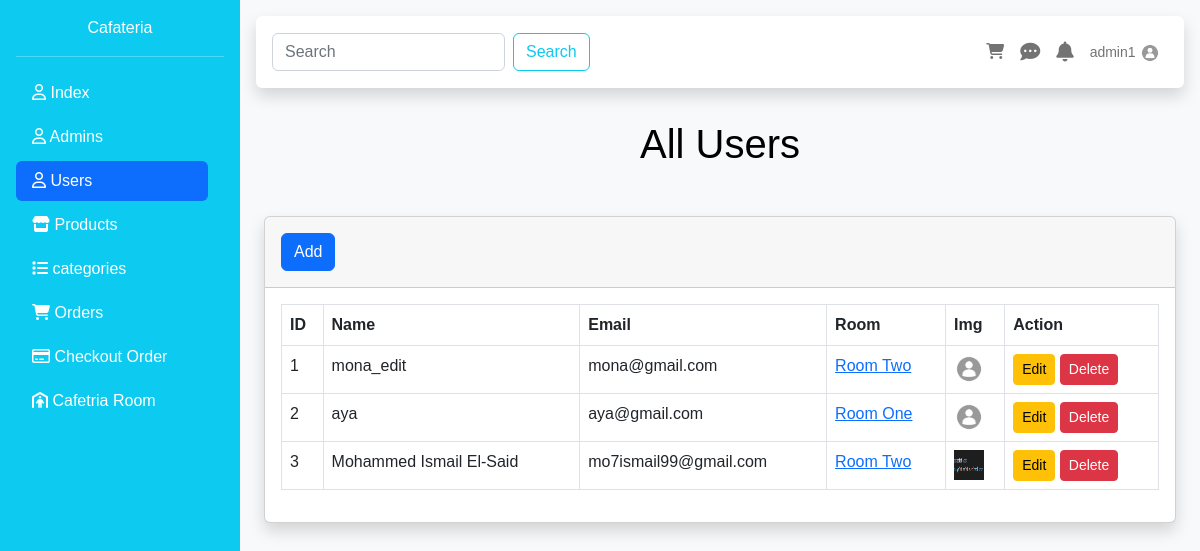
Screenshot of /users.php (signed in) with the database file from the repository.
### tables this page shows
CREATE TABLE `users` (
  `id` int(10) UNSIGNED NOT NULL,
  `username` varchar(255) NOT NULL,
  `email` varchar(100) NOT NULL,
  `password` varchar(255) NOT NULL,
  `room_id` int(10) UNSIGNED DEFAULT NULL,
  `profile_picture` varchar(255) DEFAULT NULL,
  `created_at` timestamp NOT NULL DEFAULT current_timestamp()
);

CREATE TABLE `rooms` (
  `id` int(10) UNSIGNED NOT NULL,
  `room_number` varchar(255) NOT NULL,
  `ext` text NOT NULL
);

### DataBase/DBCLass.php (called while the page is built, shortened)
<?php
require "connect.php";
class Table extends Database{
    public $TbName;
    public function __construct($tableName){
        $this->TbName = $tableName;
    }
    public function Select(array $columns, $condition=1){
        $statement = "SELECT " . implode(",", $columns) . " FROM {$this->TbName} WHERE $condition";
        try {
            $selected = parent::connect()->query($statement);
            return $selected;
        } catch (PDOException $e){
            throw new Exception("PDO Error: " . $e->getMessage());
        }
    }
    public function FindById($cond,$value){
        $sql = "SELECT * FROM {$this->TbName} WHERE $cond = :val";
        $Sel = parent::connect()->prepare($sql);
        $Sel->execute(['val' => $value]);
        if($Sel->rowCount() > 0){
            $result = $Sel->fetch();
            return $result;
        }else{
            throw new Exception("is not Found");
        }
    }
}
?>

### DataBase/connect.php (called while the page is built, shortened)
<?php
class Database{
    static protected $connection = false ;
    private static $server = 'localhost';
    private static $root = "root";
    private static $pass = "";
    private static $Db = "cafeteria";
    public static function connect(){
        if(!self::$connection){
            try {
                self::$connection = new PDO("mysql:host=".self::$server.";dbname=".self::$Db."", self::$root, self::$pass);
            } catch (PDOException $e) {
                die("PDO CONNECTION ERROR: " . $e->getMessage() . "<br/>");
            }
        }
        return self::$connection;
    }
}
?>

### users/users_table.php (the view, shortened to what this page needs)
<div class="container text-black">
        <h1 class="text-center mb-5">All Users</h1>
        <div class="row justify-content-center">
            <div class="col-md-12">
                <div class="container-fluid">
                    <div class="card shadow mb-4">
                        <div class="card-header py-3">
                            <a href="?add=User" class="btn btn-primary">Add</a>
                        </div>
                        <div class="card-body">
                            <div class="table-responsive">
                                <table class="table table-bordered" id="dataTable" width="100%" cellspacing="0">
                                    <thead class="thead-dark">
                                        <tr>
                                            <th>ID</th>
                                            <th>Name</th>
                                            <th>Email</th>
                                            <th>Room</th>
                                            <th>Img</th>
                                            <th>Action</th>
                                        </tr>
                                    </thead>
                                    <tbody>
                                    <?php
                                        foreach ($users as $user){
                                    ?>
                                        <tr>
                                            <td><?=$id++?></td>
                                            <td>
                                                <?= $user['username'] ?>
                                            </td>
                                            <td>
                                                <?= $user['email'] ?>
                                            </td>
                                            <?php
                                                $userRoom = $room->FindById('id', $user['room_id']);
                                            ?>
                                            <td>
                                                <a href=""><?= $userRoom['room_number']?></a>
                                            </td>
                                            <td>
                                                <img src="uploads/<?= $user['profile_picture'] ?>" style="max-width:50px; max-height:50px;">
                                            </td>
                                            <td>
                                                <a href="?edit=<?=$user['id']?>" class='btn btn-warning btn-sm'>Edit</a>
                                                <a href='users/delet.php?id=<?=$user['id'] ?>' class='btn btn-danger btn-sm'>Delete</a>
                                            </td>
                                        </tr>
                                    <?php } ?>
                                    </tbody>
                                </table>
                            </div>
                        </div>
                    </div>
                </div>
            </div>
        </div>
    </div>
</body>
</html>

### include/navbar.php (shortened to what this page needs)
<?php
    $newTable = new Table('admins');
    $currentAdmin = $newTable->FindById('id',$_SESSION['id']);
?>
<div id="body_content" class="bg-light flex-fill">
    <div class="p-3">
        <nav class="navbar navbar-expand-lg bg-white shadow rounded p-3 mb-3">
            <form class="d-flex" role="search">
                <input class="form-control me-2" type="search" placeholder="Search" aria-label="Search">
                <button class="btn btn-outline-info" type="submit">Search</button>
            </form>
            <ul class="navbar-nav ms-auto d-flex flex-row">
                <li class="nav-item me-3 me-lg-0">
                    <a class="nav-link" href="#!">
                        <i class="fas fa-shopping-cart"></i>
                    </a>
                </li>
                <li class="nav-item me-3 me-lg-0">
                    <a class="nav-link" href="#!">
                        <i class="fas fa-comment-dots fa-lg"></i>
                    </a>
                </li>
                <li class="nav-item me-3 me-lg-0">
                    <a class="nav-link" href="#!">
                        <i class="fas fa-bell fa-lg"></i>
                    </a>
                </li>
                <li class="nav-item dropdown me-3 me-lg-0">
                    <a class="nav-link dropdown-toggle" href="#" id="userDropdown" role="button" data-bs-toggle="dropdown" aria-expanded="false">
                    <span class="mr-2 d-none d-lg-inline text-gray-600 small"><?=$currentAdmin['username']?></span>
                        <img class="rounded-circle" src="uploads/<?= $currentAdmin['profile_picture']?>" width="20px" height="20px">
                    </a>
                </li>
            </ul>
        </nav>
    </div>

### include/sidebar.php (style rules this page uses)
html, body { height: 100%; font-family: 'Ubuntu', sans-serif; }
.dropdown-toggle::after { content: none; }
td img { width: 30px; height: 30px; }

### rows the page displays
users: username "mona_edit", email "mona@gmail.com", room.room_number "Room Two", profile_picture (placeholder picture)
users: username "aya", email "aya@gmail.com", room.room_number "Room One", profile_picture (placeholder picture)
users: username "Mohammed Ismail El-Said", email "mo7ismail99@gmail.com", room.room_number "Room Two", profile_picture (picture)

### other values shown
$currentAdmin['username'] "admin1"
